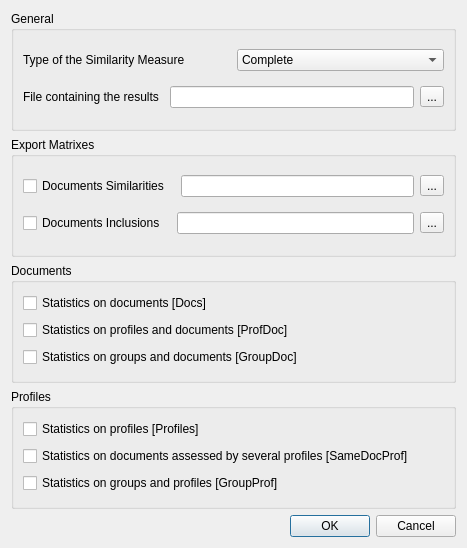
<?xml version="1.0" encoding="UTF-8"?>
<ui version="4.0">
 <class>Config</class>
 <widget class="QWidget" name="Config">
  <property name="geometry">
   <rect>
    <x>0</x>
    <y>0</y>
    <width>467</width>
    <height>548</height>
   </rect>
  </property>
  <property name="windowTitle">
   <string>Form</string>
  </property>
  <layout class="QVBoxLayout" name="verticalLayout_5">
   <item>
    <widget class="QGroupBox" name="groupBox">
     <property name="title">
      <string>General</string>
     </property>
     <layout class="QVBoxLayout" name="verticalLayout">
      <item>
       <layout class="QHBoxLayout" name="horizontalLayout_3">
        <item>
         <widget class="QLabel" name="label">
          <property name="text">
           <string>Type of the Similarity Measure</string>
          </property>
         </widget>
        </item>
        <item>
         <widget class="QComboBox" name="MeasureType">
          <item>
           <property name="text">
            <string>Complete</string>
           </property>
          </item>
          <item>
           <property name="text">
            <string>Nearest Neighbors</string>
           </property>
          </item>
         </widget>
        </item>
       </layout>
      </item>
      <item>
       <layout class="QHBoxLayout">
        <item>
         <widget class="QLabel" name="label_2">
          <property name="text">
           <string>File containing the results</string>
          </property>
         </widget>
        </item>
        <item>
         <spacer name="horizontalSpacer">
          <property name="orientation">
           <enum>Qt::Horizontal</enum>
          </property>
          <property name="sizeType">
           <enum>QSizePolicy::Fixed</enum>
          </property>
          <property name="sizeHint" stdset="0">
           <size>
            <width>5</width>
            <height>20</height>
           </size>
          </property>
         </spacer>
        </item>
        <item>
         <widget class="QLineEdit" name="Results"/>
        </item>
        <item>
         <widget class="QToolButton" name="EditResults">
          <property name="text">
           <string>...</string>
          </property>
         </widget>
        </item>
       </layout>
      </item>
     </layout>
    </widget>
   </item>
   <item>
    <widget class="QGroupBox" name="groupBox_4">
     <property name="title">
      <string>Export Matrixes</string>
     </property>
     <layout class="QVBoxLayout" name="verticalLayout_4">
      <item>
       <layout class="QHBoxLayout" name="horizontalLayout">
        <item>
         <widget class="QCheckBox" name="ExportDocsSims">
          <property name="text">
           <string>Documents Similarities</string>
          </property>
         </widget>
        </item>
        <item>
         <spacer name="horizontalSpacer_2">
          <property name="orientation">
           <enum>Qt::Horizontal</enum>
          </property>
          <property name="sizeType">
           <enum>QSizePolicy::Fixed</enum>
          </property>
          <property name="sizeHint" stdset="0">
           <size>
            <width>5</width>
            <height>20</height>
           </size>
          </property>
         </spacer>
        </item>
        <item>
         <widget class="QLineEdit" name="DocsSims"/>
        </item>
        <item>
         <widget class="QToolButton" name="EditDocsSims">
          <property name="text">
           <string>...</string>
          </property>
         </widget>
        </item>
       </layout>
      </item>
      <item>
       <layout class="QHBoxLayout" name="horizontalLayout_2">
        <item>
         <widget class="QCheckBox" name="ExportDocsIncs">
          <property name="text">
           <string>Documents Inclusions</string>
          </property>
         </widget>
        </item>
        <item>
         <spacer name="horizontalSpacer_3">
          <property name="orientation">
           <enum>Qt::Horizontal</enum>
          </property>
          <property name="sizeType">
           <enum>QSizePolicy::Fixed</enum>
          </property>
          <property name="sizeHint" stdset="0">
           <size>
            <width>5</width>
            <height>20</height>
           </size>
          </property>
         </spacer>
        </item>
        <item>
         <widget class="QLineEdit" name="DocsIncs"/>
        </item>
        <item>
         <widget class="QToolButton" name="EditDocsIncs">
          <property name="text">
           <string>...</string>
          </property>
         </widget>
        </item>
       </layout>
      </item>
     </layout>
    </widget>
   </item>
   <item>
    <widget class="QGroupBox" name="groupBox_2">
     <property name="title">
      <string>Documents</string>
     </property>
     <layout class="QVBoxLayout" name="verticalLayout_2">
      <item>
       <widget class="QCheckBox" name="Docs">
        <property name="text">
         <string>Statistics on documents [Docs]</string>
        </property>
       </widget>
      </item>
      <item>
       <widget class="QCheckBox" name="ProfDoc">
        <property name="text">
         <string>Statistics on profiles and documents [ProfDoc]</string>
        </property>
       </widget>
      </item>
      <item>
       <widget class="QCheckBox" name="GroupDoc">
        <property name="text">
         <string>Statistics on groups and documents [GroupDoc]</string>
        </property>
       </widget>
      </item>
     </layout>
    </widget>
   </item>
   <item>
    <widget class="QGroupBox" name="groupBox_3">
     <property name="title">
      <string>Profiles</string>
     </property>
     <layout class="QVBoxLayout" name="verticalLayout_3">
      <item>
       <widget class="QCheckBox" name="Profiles">
        <property name="text">
         <string>Statistics on profiles [Profiles]</string>
        </property>
       </widget>
      </item>
      <item>
       <widget class="QCheckBox" name="SameDocProf">
        <property name="text">
         <string>Statistics on documents assessed by several profiles [SameDocProf]</string>
        </property>
       </widget>
      </item>
      <item>
       <widget class="QCheckBox" name="GroupProf">
        <property name="text">
         <string>Statistics on groups and profiles [GroupProf]</string>
        </property>
       </widget>
      </item>
     </layout>
    </widget>
   </item>
   <item>
    <widget class="QDialogButtonBox" name="buttonBox">
     <property name="standardButtons">
      <set>QDialogButtonBox::Cancel|QDialogButtonBox::Ok</set>
     </property>
    </widget>
   </item>
  </layout>
 </widget>
 <resources/>
 <connections/>
</ui>
